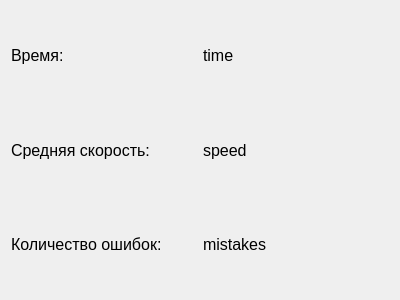
<?xml version="1.0" encoding="UTF-8"?>
<ui version="4.0">
 <class>ResultWindow</class>
 <widget class="QDialog" name="ResultWindow">
  <property name="geometry">
   <rect>
    <x>0</x>
    <y>0</y>
    <width>400</width>
    <height>300</height>
   </rect>
  </property>
  <property name="windowTitle">
   <string>Dialog</string>
  </property>
  <layout class="QVBoxLayout" name="verticalLayout_5">
   <item>
    <layout class="QHBoxLayout" name="horizontalLayout_3">
     <item>
      <layout class="QVBoxLayout" name="verticalLayout_4">
       <item>
        <widget class="QLabel" name="label">
         <property name="font">
          <font>
           <pointsize>12</pointsize>
          </font>
         </property>
         <property name="text">
          <string>Время:</string>
         </property>
        </widget>
       </item>
       <item>
        <widget class="QLabel" name="label_2">
         <property name="font">
          <font>
           <pointsize>12</pointsize>
          </font>
         </property>
         <property name="text">
          <string>Средняя скорость:</string>
         </property>
        </widget>
       </item>
       <item>
        <widget class="QLabel" name="label_3">
         <property name="font">
          <font>
           <pointsize>12</pointsize>
          </font>
         </property>
         <property name="text">
          <string>Количество ошибок:</string>
         </property>
        </widget>
       </item>
      </layout>
     </item>
     <item>
      <layout class="QVBoxLayout" name="verticalLayout_2">
       <item>
        <widget class="QLabel" name="labelTime">
         <property name="font">
          <font>
           <pointsize>12</pointsize>
          </font>
         </property>
         <property name="text">
          <string>time</string>
         </property>
        </widget>
       </item>
       <item>
        <widget class="QLabel" name="labelSpeed">
         <property name="font">
          <font>
           <pointsize>12</pointsize>
          </font>
         </property>
         <property name="text">
          <string>speed</string>
         </property>
        </widget>
       </item>
       <item>
        <widget class="QLabel" name="labelMistakes">
         <property name="font">
          <font>
           <pointsize>12</pointsize>
          </font>
         </property>
         <property name="text">
          <string>mistakes</string>
         </property>
        </widget>
       </item>
      </layout>
     </item>
    </layout>
   </item>
   <item>
    <layout class="QHBoxLayout" name="layout"/>
   </item>
  </layout>
 </widget>
 <resources/>
 <connections/>
</ui>
